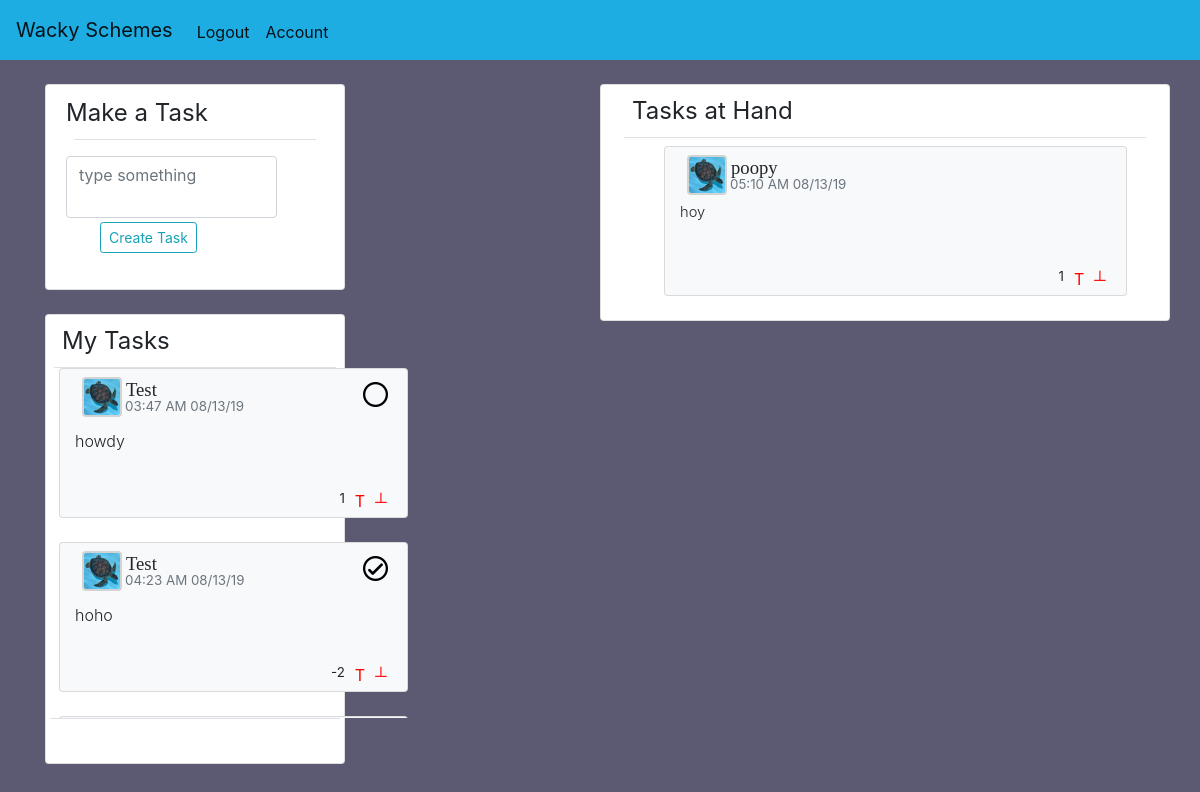
Screenshot of / (signed in) with the database file from the repository.
### mainapp/models.py (models this page shows, shortened)
class Post(db.Model):
    id = db.Column(db.Integer, primary_key=True)
    title = db.Column(db.String(100), nullable=False)
    content = db.Column(db.String(500), nullable=False)
    user_id = db.Column(db.Integer, db.ForeignKey('user.id'), nullable=False)
    date_posted = db.Column(db.DateTime, nullable=False, default=datetime.utcnow)
    comments = db.relationship('Comment', backref='comments', lazy=True)
    likes = db.Column(db.Integer, nullable=False, default=0)

class User(db.Model, UserMixin):
    id = db.Column(db.Integer, primary_key=True)
    username = db.Column(db.String(20), unique=True, nullable=False )
    email = db.Column(db.String(120), unique=True, nullable=False)
    password = db.Column(db.String(60), nullable=False)
    image_file = db.Column(db.String(20), nullable=False, default='dflt.jpg')
    posts = db.relationship('Post', backref='author', lazy=True)
    comments = db.relationship('Comment', backref='comment', lazy=True)

### mainapp/routes.py (the view, shortened to what this page needs)
@app.route('/', methods=['GET', 'POST'])
@login_required
def home():
    title = 'Hello'
    localtimes = []
    mytasklocaltimes = []
    if current_user.is_authenticated:
        title = 'Wacky Schemes'
        tasks=Post.query.filter(Post.user_id != current_user.id).all()
        mytasks = Post.query.filter_by(user_id=current_user.id).all()
    else:
        tasks = []
        mytasks=[]
    if tasks:
        for task in tasks:
            localtimes.append(datetime_from_utc_to_local(task.date_posted))
    if mytasks:
        for task in mytasks:
            mytasklocaltimes.append(datetime_from_utc_to_local(task.date_posted))
    comment = CommentForm()
    form = CreateTask()
    return render_template('home.html', title=title, account=current_user, tasks=tasks, mytasklocaltimes=mytasklocaltimes, mytasks=mytasks, form=form,comment=comment, localtimes=localtimes)

### mainapp/forms.py
class CommentForm(FlaskForm):
    content = StringField('Content', validators=[])
    submit = SubmitField('Post Comment')

class CreateTask(FlaskForm):
    title = TextAreaField('Title', validators=[DataRequired(), Length(max=100)])
    content = StringField('Content', validators=[])
    submit = SubmitField('Create Task')

### mainapp/models.py (called while the page is built)
@login_manager.user_loader
def load_user(user_id):
    return User.query.get(int(user_id))

### mainapp/routes.py (called while the page is built)
def datetime_from_utc_to_local(utc_datetime):
    now_timestamp = time.time()
    offset = datetime.fromtimestamp(now_timestamp) - datetime.utcfromtimestamp(now_timestamp)
    return utc_datetime + offset

### mainapp/templates/home.html (shortened to what this page needs)
{%extends 'layout.html'%}
{%block content%}
<div class="row">
    <div class="col-sm-1"></div>
  <div class="col-6 col-sm-3 position-fixed" style="z-index:99;">
    <div class="card card-body " style="margin-right:-30px;">
      <legend style="margin-top:-10px;">Make a Task</legend>
      <span class="border-bottom ml-2 mr-2 mb-3"></span>
    <div class="row">
    <ul style="list-style-type:none; display:flex; flex-direction: row;">
    <form class="" action="" method="post">
      <div class="row">
      <li class="font-weight-normal">
            {%if form.title.errors%}
            {{form.title(maxlength="100", id="titlearea",class="form-control form-control is-invalid", placeholder="type something")}}
            <div class="invalid-feedback">
              {%for error in form.title.errors%}
                <span>{{error}}</span>
              {%endfor%}
            {%else%}
          {{form.title(maxlength="100", id="titlearea", class="form-control", placeholder="type something", style="resize:none; margin-left:-20px;background: inherit;")}}
          {%endif%}
        </li>
      <li class="ml-4 mt-1">
        {{form.submit(class="btn btn-sm btn-outline-info")}}
      </li>
    </div>
    </form>
    </ul>
    </div>
  </div>
  <div class="card mt-4" style="height:450px; margin-right:-30px;">
    <legend class="ml-3 mt-2">
      <a style="text-decoration:none; color:inherit" href="{{url_for('account', account_id=current_user.id)}}">
       My Tasks
     </a>
     </legend>
    <div class="mr-4" style="margin-left:-75px; margin-right:20px;">
      <ul id="accountposts"  style="list-style-type:none; width:450px;height:350px;overflow-x:hidden;">
    {% if current_user.is_authenticated %}
    {%for task in mytasks | reverse %}
    {% if task.content != 'Completed' %}
    {% include 'mainpageaccountpost.html' %}
    {% endif %}
    {%endfor%}
    {%for task in mytasks | reverse %}
    {% if task.content == 'Completed' %}
    {% include 'mainpageaccountpost.html' %}
    {% endif %}
    {%endfor%}
    {% endif %}
  </ul>
  </div>
    <span class="border-bottom ml-1 mr-1" style="margin-top:-16px;"></span>
  </div>
</div>
  <div class="col-sm-5"></div>
  <div class="col-6 col-sm-6 card">
    <legend class="ml-3 mt-2">Tasks at Hand</legend>
    <span class="border-bottom ml-2 mb-2 mr-2"></span>
    <div class="mr-4" style="margin-left:-25;">
  {%for task in tasks | reverse %}
  {% if task.content != 'Completed' %}
  {% include 'singlepost.html' %}
  {% endif %}
  {%endfor%}
</div>
</div>
</div>
{%endblock content%}

### mainapp/templates/layout.html (shortened to what this page needs)
<!doctype html>
<html lang="en">
  <head>
    <link rel="stylesheet" href="https://maxcdn.bootstrapcdn.com/bootstrap/4.0.0/css/bootstrap.min.css">
  </head>
  <body>
  <nav class="sticky-top navbar navbar-expand-lg navbar-light" style="background-color:rgb(30, 173, 227)">
    <a class="navbar-brand" href="{{url_for('home')}}">Wacky Schemes</a>
    <div class="collapse navbar-collapse" id="navbarSupportedContent">
    <ul class="navbar-nav mr-auto mt-1">
      {% if current_user.is_authenticated %}
      <li class="nav-item active">
        <a class="nav-link navtext" href="{{url_for('logout')}}">Logout<span class="sr-only">(current)</span></a>
      </li>
      <li class="nav-item active">
        <a class="nav-link navtext" href="{{url_for('account', account_id=current_user.id)}}">Account<span class="sr-only">(current)</span></a>
      </li>
      {% endif %}
    <ul>
    </div>
  </nav>
    <div class="container mt-4">
      {%block content%}
      {%endblock %}
  </div>
  </body>
</html>

### mainapp/templates/mainpageaccountpost.html (shortened to what this page needs)
<li class="leftlist">
<div class="card ml-5 bg-light mb-4" id='tasksection{{task.id}}'style="width:85%; height:150px">
  <div class="hoohaw card-body" style="margin-left: -30px; margin-top:-7px;">
    <div class="float-right mr-4 mt-1">
    <span class=""style="position:absolute; ">
      <form class="" action="index.html" method="post">
      {% if account.id == current_user.id %}
      {% if task.content != "Completed" %}
    <a href="#" class='updatebutton ' id='button{{task.id}}' style="background: transparent;
  border: none !important; margin-top:-20px;"  task_id='{{task.id}}' name="button">
      <img style="width:25px; margin-top:-10px;" id='buttonimg{{task.id}}' src="{{url_for('static', filename='assets/check.png')}}">
    </a>
      {% else %}
      <a href="#" class='updatebutton ' id='button{{task.id}}' style="background: transparent;
    border: none !important; margin-top:-20px;"  task_id='{{task.id}}' name="button">
        <img style="width:25px; margin-top:-10px;" id='buttonimg{{task.id}}' src="{{url_for('static', filename='assets/x.png')}}">
      </a>
      {% endif %}
      {% endif %}
      </form>
    </span>
  </div>
    <div class="row ml-2" style="margin-top: -5px;">
      <img src="{{url_for('static', filename='pfps/'+task.author.image_file)}}" class="ml-4" style="border: 2px solid lightgrey; border-radius:10%; width:40px; height: 40px;" alt="">
      <h5 class="ml-1"><a style="font-size: 14pt;color:inherit; text-decoration:none; font-family: Calibri;"href="{{url_for('account', account_id=task.author.id)}}">{{task.author.username}}</a></h5>
      </div>
      <p class="text-muted float-left" style="font-size:10pt; margin-top:-20px; margin-left:75px; ">{{mytasklocaltimes[mytasks.index(task)].strftime('%I:%M %p %x')}}</p>
    <div class="row float-right ">
    </div>
    <div class="row float-left">
    <ul class=""style="margin-left:-10px; list-style-type:none; display:flex; flex-direction: row;">
      <li style="height:30px; width:330px;"class="font-weight-light">
        <p style="line-height:100%;" class="mr-2">
        <a href="{{url_for('post', post_id=task.id)}}" style="font-size:12pt; color:inherit; text-decoration:none;">
          {{task.title}}
        </a>
      </p>
      </li>
    </ul>
    <ul style="position:absolute; right:20px; top:120px; list-style-type:none; display: flex; flex-direction:row">
      <li>
      <p class="" id="like{{task.id}}" style="font-size:10pt;">{{task.likes}}</p>
    </li>
    <li>
      <a href="#" class="upvotebutton" id="upvote{{task.id}}" task_id="{{task.id}}" style="text-decoration: none; color: red" >T</a>
    </li>
    <li>
      <a href="#" class="downvotebutton" id="downvote{{task.id}}" task_id="{{task.id}}" style="text-decoration: none; color: red" >┴</a>
    </li>
    </ul>
  </div>
  </div>
</div>
</li>

### mainapp/templates/singlepost.html
<div class="card ml-5 bg-light mb-4" id='tasksection{{task.id}}'style="width:90%; height:150px">
  <div class="card-body" style="margin-left: -30px; margin-top:-7px;">
    <div class="row ml-2" style="margin-top: -5px;">
      <img src="{{url_for('static', filename='pfps/'+task.author.image_file)}}" class="ml-4" style="border: 2px solid lightgrey; border-radius:10%; width:40px; height: 40px;" alt="">
      <h5 class="ml-1">
        <a style="font-size: 14pt;color:inherit; text-decoration:none; font-family: Calibri;"href="{{url_for('account', account_id=task.author.id)}}">{{task.author.username}}
        </a>
      </h5>
        </div>
        <p class="text-muted float-left" style="font-size:10pt; margin-top:-20px; margin-left:75px; ">{{localtimes[tasks.index(task)].strftime('%I:%M %p %x')}}</p>
    <div class="row float-left" style="margin-top:-10px;">
      <ul class=""style="margin-left:-10px; list-style-type:none; display:flex; flex-direction: row;">
        <li style="height:30px; width:440px;"class="font-weight-normal">
          <p style="font-size:11pt;" class="font-weight-light">
          <a href="{{url_for('post', post_id=task.id)}}" style="color:inherit; text-decoration:none;">
            {{task.title}}
          </a>
          </p>
        </li>
    </ul>
    <ul style="position:absolute; right:20px; top:120px; list-style-type:none; display: flex; flex-direction:row">
      <li>
      <p class="" id="like{{task.id}}" style="font-size:10pt;">{{task.likes}}</p>
    </li>
    <li>
      <a href="#" class="upvotebutton" id="upvote{{task.id}}" task_id="{{task.id}}" style="text-decoration: none; color: red" >T</a>
    </li>
    <li>
      <a href="#" class="downvotebutton" id="downvote{{task.id}}" task_id="{{task.id}}" style="text-decoration: none; color: red" >┴</a>
    </li>
    </ul>
  </div>
  </div>
</div>

### mainapp/templates/layout.html (style rules this page uses)
body { background: rgba(92, 90, 115, 1); }

### mainapp/templates/home.html (style rules this page uses)
.card-body ul li { margin-left: 10px; }
#titlearea { overflow:hidden; }

### rows the page displays
Post: image_file (picture), author.username "Test", mytasklocaltimes "03:47 AM 08/13/19", title "howdy", likes "1"
Post: image_file (picture), author.username "Test", mytasklocaltimes "04:23 AM 08/13/19", title "hoho", likes "-2"
Post: image_file (picture), author.username "poopy", localtimes "05:10 AM 08/13/19", title "hoy", likes "1"
